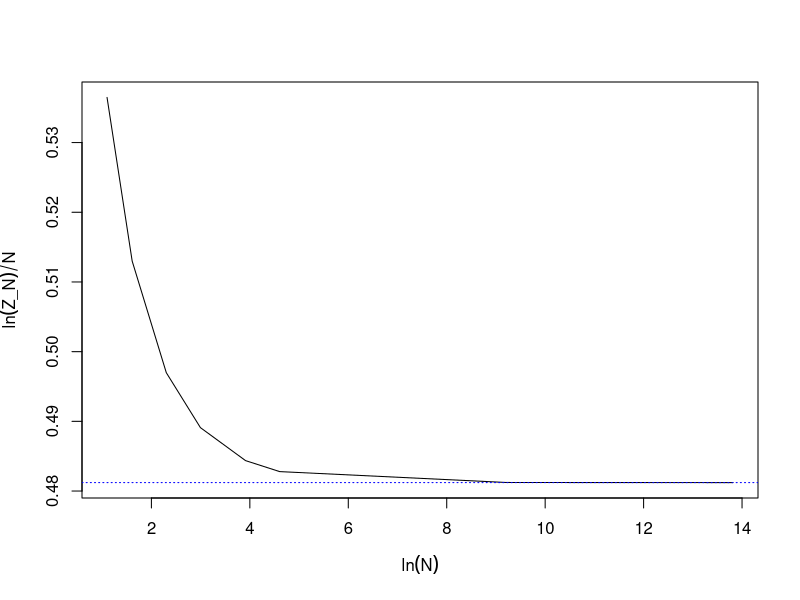
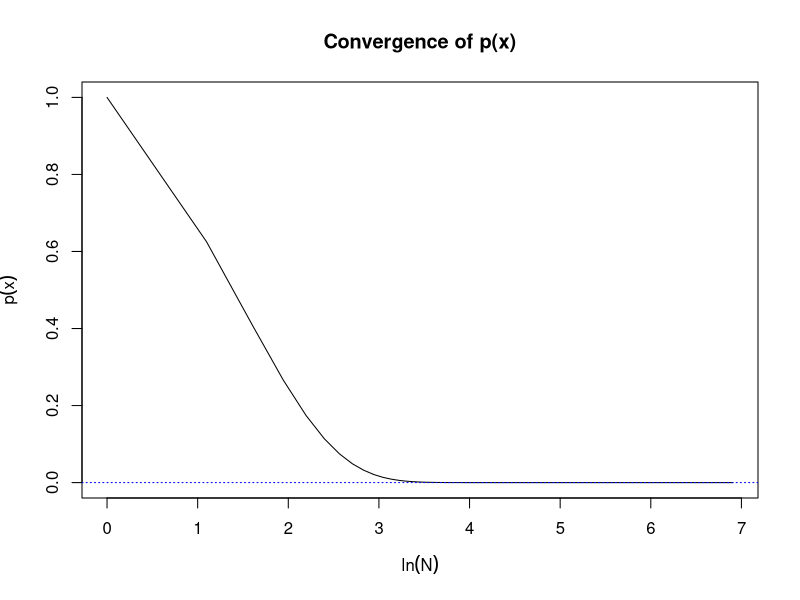

Generate these figures, in order, with R:
## ---- chunk 1
knitr::opts_chunk$set(echo = TRUE, message = FALSE, fig.width=7, fig.height=5)
## ---- chunk 2
# Factor Funcion 
f <- function (xA, xB) {
  return(ifelse((xA==1 && xB==1),0,1))
}

# Global Normalization Constant ZN - using Messaging passing
ZN <- function (N, normalized = TRUE) {
  # Passing Nodes/Factors
  X <- array(rep(0,2*N), dim = c(2, N))
  F <- array(rep(0,2*(N-1)), dim = c(2, N-1))
  Z <- array(rep(0,N), dim = N)
  Z_ln <- array(rep(0,N), dim = N)
  
  # Configuration Matrix for present problem
  M <- rbind(c(f(0,0), f(1,0)),
             c(f(0,1), f(1,1)))
  if (N<=0)
    return(NA)
  else
    if(N==1)
      return(2)
  
  # Initial Normalized Value (default) - returns ln(ZN)
  if (normalized){
    X[,1] <- c(1/2,1/2)
    Z[1] <- 2
    Z_ln[1] <- log(Z[1])
    for (k in 1:(N-1)) {
      F[,k] <- X[,k]               # Message Passing from X to F
      X[,(k+1)] <- M%*%F[,k]       # Calculate the new message for next step
      Z[k+1] <- sum(X[,(k+1)])     # Calculate current Z (sum of X's)
      Z_ln[k+1] <- log(Z[k+1]) 
      X[,(k+1)] <- X[,(k+1)]/Z[k+1]
    }
    return(sum(Z_ln))
  }
  else {
    if (N>10^3)
      cat("\n Error: Floating Point Overflow - N is too large (try some N <= 1000)\n")
    else {
      X[,1]<- c(1,1)
      Z[1] <- 2
      for (k in 1:(N-1)) {
        F[,k] <- X[,k]
        X[,(k+1)] <- M%*%F[,k]
        Z[k+1] <- sum(X[,(k+1)])     # Calculate current Z (sum of X's)
      }
      return(Z[N])
    }
  }
}
## ---- chunk 3
# Numbers To be tested
NN <- c(3,5,10,20,50,10^2, 10^4,10^6)

# Calculating the values of Z
Z <- vector()
for (i in 1:length(NN))
  Z <- append(Z,ZN(NN[i])/NN[i])  # Using the 'normalized' version (i.e., default)

# plotting the graph
plot(log(NN), Z, # main = "Convergence of ZN", 
     ylab = expression(ln(Z_N)/N),
     xlab = expression(ln(N)),
     type = "l")
abline(h=log((1+sqrt(5))/2), col="blue", lty=3)

## ---- chunk 4
# How is the behaviour of p(x)=ZN/s^N
p <- vector()

NN <- seq(from=1, to=1000, by=2)

for (i in 1:length(NN))
  p <- append(p,ZN(NN[i], normalized = FALSE)/2^NN[i])

plot(log(NN),p,main = "Convergence of p(x)", 
     ylab = expression(p(x)),
     xlab = expression(ln(N)),
     type = "l")
abline(h=0, col="blue", lty=3)

